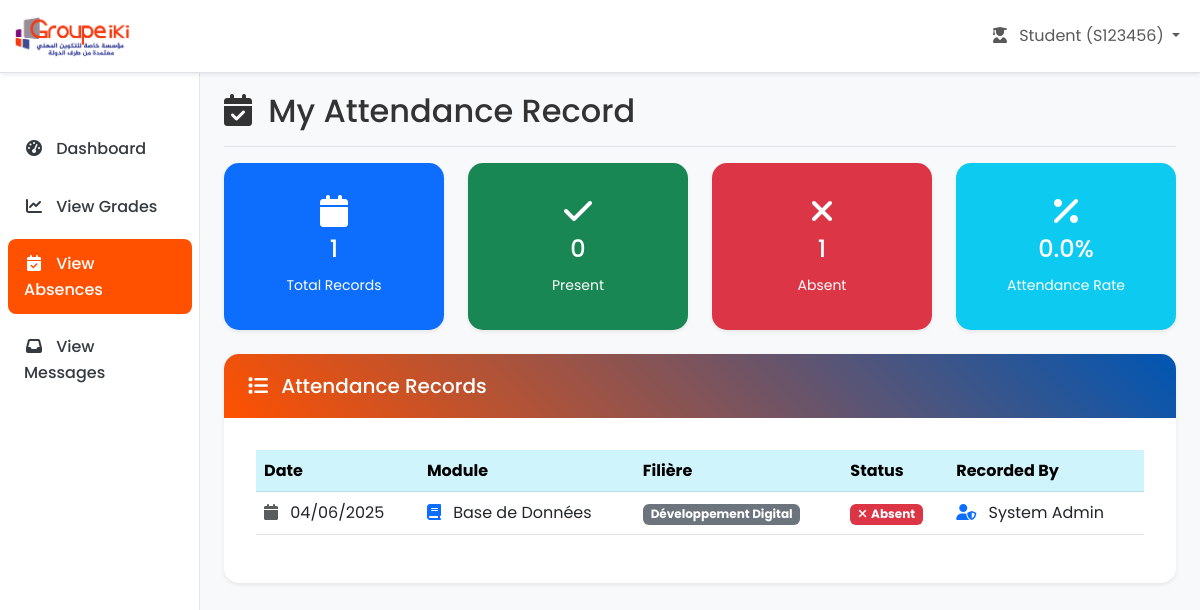
/student_absences.php (signed in), run on the app's committed database.
### tables this page shows
CREATE TABLE `absences` (
  `id` int(11) NOT NULL,
  `student_id` int(11) NOT NULL,
  `module_id` int(11) NOT NULL,
  `date` date NOT NULL,
  `status` enum('absent','present','late') DEFAULT 'absent',
  `recorded_by_teacher_id` int(11) DEFAULT NULL,
  `recorded_by_admin_id` int(11) DEFAULT NULL,
  `created_at` timestamp NOT NULL DEFAULT current_timestamp()
);

CREATE TABLE `modules` (
  `id` int(11) NOT NULL,
  `name` varchar(100) NOT NULL,
  `filiere_id` int(11) DEFAULT NULL,
  `type` enum('standard','pfe','stage') DEFAULT 'standard',
  `created_at` timestamp NOT NULL DEFAULT current_timestamp()
);

CREATE TABLE `filieres` (
  `id` int(11) NOT NULL,
  `name` varchar(100) NOT NULL,
  `description` text DEFAULT NULL,
  `created_at` timestamp NOT NULL DEFAULT current_timestamp()
);

### student_absences.php (the view, shortened to what this page needs)
<?php
$user_cni = $_SESSION['user_cni'];
$host = 'localhost';
$dbname = 'groupe_iki';
$username = 'root';
$db_password = '';
try {
    $pdo = new PDO("mysql:host=$host;dbname=$dbname;charset=utf8", $username, $db_password);
    $pdo->setAttribute(PDO::ATTR_ERRMODE, PDO::ERRMODE_EXCEPTION);
    $stmt = $pdo->prepare("
        SELECT a.date, a.status, m.name as module_name, f.name as filiere_name,
               CONCAT(t.prenom, ' ', t.nom) as teacher_name,
               CONCAT(ad.prenom, ' ', ad.nom) as admin_name
        FROM absences a
        JOIN students s ON a.student_id = s.id
        JOIN modules m ON a.module_id = m.id
        JOIN filieres f ON m.filiere_id = f.id
        LEFT JOIN teachers t ON a.recorded_by_teacher_id = t.id
        LEFT JOIN admins ad ON a.recorded_by_admin_id = ad.id
        WHERE s.cni = ?
        ORDER BY a.date DESC
    ");
    $stmt->execute([$user_cni]);
    $absences = $stmt->fetchAll(PDO::FETCH_ASSOC);
} catch (PDOException $e) {
    $error_message = 'Database connection failed.';
}
?>
<!DOCTYPE html>
<html lang="en">
<head>
    <link href="https://cdn.jsdelivr.net/npm/bootstrap@5.3.0/dist/css/bootstrap.min.css" rel="stylesheet">
    <link href="https://cdnjs.cloudflare.com/ajax/libs/font-awesome/6.4.0/css/all.min.css" rel="stylesheet">
    <link href="css/styles.css" rel="stylesheet">
</head>
<body class="dashboard-page">
    <nav class="navbar navbar-expand-lg navbar-light bg-white fixed-top border-bottom shadow-sm">
        <div class="container-fluid">
            <a class="navbar-brand d-flex align-items-center" href="dashboard_student.php">
                <img src="assets/logo-circle.jpg" alt="" width="120px">
            </a>
            <div class="collapse navbar-collapse" id="navbarNav">
                <ul class="navbar-nav ms-auto">
                    <li class="nav-item dropdown">
                        <a class="nav-link dropdown-toggle" href="#" id="userDropdown" role="button" data-bs-toggle="dropdown">
                            <i class="fas fa-user-graduate me-2"></i>
                            Student (<?php echo htmlspecialchars($user_cni); ?>)
                        </a>
                    </li>
                </ul>
            </div>
        </div>
    </nav>
    <div class="container-fluid">
        <div class="row">
            <nav class="col-md-3 col-lg-2 d-md-block sidebar collapse" id="sidebar">
                <div class="position-sticky pt-3">
                    <ul class="nav flex-column">
                        <li class="nav-item">
                            <a class="nav-link" href="dashboard_student.php">
                                <i class="fas fa-tachometer-alt me-2"></i>
                                Dashboard
                            </a>
                        </li>
                        <li class="nav-item">
                            <a class="nav-link" href="view_grades.php">
                                <i class="fas fa-chart-line me-2"></i>
                                View Grades
                            </a>
                        </li>
                        <li class="nav-item">
                            <a class="nav-link active" href="student_absences.php">
                                <i class="fas fa-calendar-check me-2"></i>
                                View Absences
                            </a>
                        </li>
                        <li class="nav-item">
                            <a class="nav-link" href="view_messages.php">
                                <i class="fas fa-inbox me-2"></i>
                                View Messages
                            </a>
                        </li>
                    </ul>
                </div>
            </nav>
            <main class="col-md-9 ms-sm-auto col-lg-10 px-md-4 main-content">
                <div class="d-flex justify-content-between flex-wrap flex-md-nowrap align-items-center pt-3 pb-2 mb-3 border-bottom">
                    <h1 class="h2">
                        <i class="fas fa-calendar-check me-2"></i>
                        My Attendance Record
                    </h1>
                </div>
                <?php if (!empty($absences)): ?>
                <?php
                $totalRecords = count($absences);
                $presentCount = count(array_filter($absences, function($a) { return $a['status'] === 'present'; }));
                $absentCount = $totalRecords - $presentCount;
                $attendanceRate = $totalRecords > 0 ? ($presentCount / $totalRecords) * 100 : 0;
                ?>
                <div class="row mb-4">
                    <div class="col-md-3">
                        <div class="card bg-primary text-white">
                            <div class="card-body text-center">
                                <i class="fas fa-calendar fa-2x mb-2"></i>
                                <h4><?php echo $totalRecords; ?></h4>
                                <small>Total Records</small>
                            </div>
                        </div>
                    </div>
                    <div class="col-md-3">
                        <div class="card bg-success text-white">
                            <div class="card-body text-center">
                                <i class="fas fa-check fa-2x mb-2"></i>
                                <h4><?php echo $presentCount; ?></h4>
                                <small>Present</small>
                            </div>
                        </div>
                    </div>
                    <div class="col-md-3">
                        <div class="card bg-danger text-white">
                            <div class="card-body text-center">
                                <i class="fas fa-times fa-2x mb-2"></i>
                                <h4><?php echo $absentCount; ?></h4>
                                <small>Absent</small>
                            </div>
                        </div>
                    </div>
                    <div class="col-md-3">
                        <div class="card bg-info text-white">
                            <div class="card-body text-center">
                                <i class="fas fa-percentage fa-2x mb-2"></i>
                                <h4><?php echo number_format($attendanceRate, 1); ?>%</h4>
                                <small>Attendance Rate</small>
                            </div>
                        </div>
                    </div>
                </div>
                <?php endif; ?>
                <div class="card">
                    <div class="card-header">
                        <h5 class="card-title mb-0">
                            <i class="fas fa-list me-2"></i>
                            Attendance Records
                        </h5>
                    </div>
                    <div class="card-body">
                        <?php if (empty($absences)): ?>
                        <div class="text-center py-5">
                            <i class="fas fa-calendar-check fa-3x text-muted mb-3"></i>
                            <h5 class="text-muted">No attendance records found</h5>
                            <p class="text-muted">Your attendance records will appear here once they are recorded.</p>
                        </div>
                        <?php else: ?>
                        <div class="table-responsive">
                            <table class="table table-hover">
                                <thead class="table-info">
                                    <tr>
                                        <th>Date</th>
                                        <th>Module</th>
                                        <th>Filière</th>
                                        <th>Status</th>
                                        <th>Recorded By</th>
                                    </tr>
                                </thead>
                                <tbody>
                                    <?php foreach ($absences as $absence): ?>
                                    <tr>
                                        <td>
                                            <i class="fas fa-calendar me-2 text-muted"></i>
                                            <?php echo date('d/m/Y', strtotime($absence['date'])); ?>
                                        </td>
                                        <td>
                                            <i class="fas fa-book me-2 text-primary"></i>
                                            <?php echo htmlspecialchars($absence['module_name']); ?>
                                        </td>
                                        <td>
                                            <span class="badge bg-secondary">
                                                <?php echo htmlspecialchars($absence['filiere_name']); ?>
                                            </span>
                                        </td>
                                        <td>
                                            <?php if ($absence['status'] === 'present'): ?>
                                                <span class="badge bg-success">
                                                    <i class="fas fa-check me-1"></i>Present
                                                </span>
                                            <?php else: ?>
                                                <span class="badge bg-danger">
                                                    <i class="fas fa-times me-1"></i>Absent
                                                </span>
                                            <?php endif; ?>
                                        </td>
                                        <td>
                                            <?php if ($absence['teacher_name']): ?>
                                                <i class="fas fa-chalkboard-teacher me-2 text-success"></i>
                                                <?php echo htmlspecialchars($absence['teacher_name']); ?>
                                            <?php elseif ($absence['admin_name']): ?>
                                                <i class="fas fa-user-shield me-2 text-primary"></i>
                                                <?php echo htmlspecialchars($absence['admin_name']); ?>
                                            <?php else: ?>
                                                <span class="text-muted">N/A</span>
                                            <?php endif; ?>
                                        </td>
                                    </tr>
                                    <?php endforeach; ?>
                                </tbody>
                            </table>
                        </div>
                        <?php endif; ?>
                    </div>
                </div>
            </main>
        </div>
    </div>
</body>
</html>

### css/styles.css (style rules this page uses)
* { margin: 0; padding: 0; box-sizing: border-box; }
body { font-family: "Poppins", sans-serif; line-height: 1.6; color: #333; background-color: #f8f9fa; }
:root { --primary-color: #ff5100; --secondary-color: #003d72; --success-color: #28a745; --info-color: #17a2b8; --warning-color: #ffc107; --danger-color: #dc3545; --light-color: #f8f9fa; --dark-color: #343a40; --white: #ffffff; --shadow: 0 0.125rem 0.25rem rgba(0, 0, 0, 0.075); --shadow-lg: 0 1rem 3rem rgba(0, 0, 0, 0.175); }
.dashboard-page { padding-top: 56px; }
.navbar-brand { font-weight: 600; font-size: 1.25rem; }
.sidebar { position: fixed; top: 56px; bottom: 0; left: 0; z-index: 100; padding: 48px 0 0; box-shadow: inset -1px 0 0 rgba(0, 0, 0, 0.1); background-color: var(--white); }
.sidebar .nav-link { color: var(--dark-color); padding: 0.75rem 1rem; margin: 0.25rem 0.5rem; border-radius: 0.5rem; transition: all 0.3s ease; font-weight: 500; }
.sidebar .nav-link.active { background-color: var(--primary-color); color: var(--white); }
.sidebar .nav-link i { width: 20px; text-align: center; }
.main-content { margin-top: 20px; min-height: calc(100vh - 76px); }
.card { border: none; border-radius: 15px; box-shadow: var(--shadow); overflow: hidden; }
.card-header { background: linear-gradient(45deg, var(--primary-color), #0056b3); color: var(--white); border: none; padding: 1.25rem 1.5rem; }
.card-body { padding: 2rem; }

### data on the page
absences: status "0", status "1", status "0.0", date "04/06/2025", module.name "Base de Données", filieres.name "Développement Digital", shows "Absent", admin_name "System Admin"

### other printed values
$user_cni "S123456"
$totalRecords "1"
